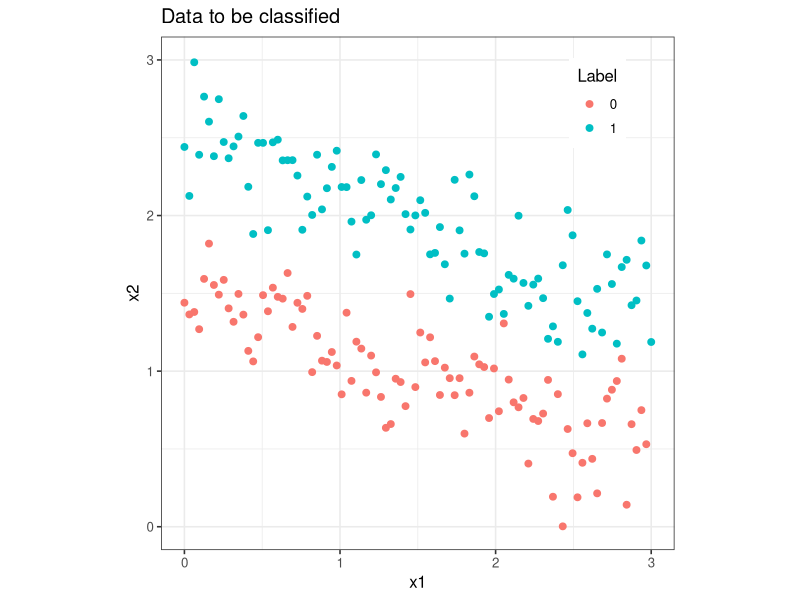
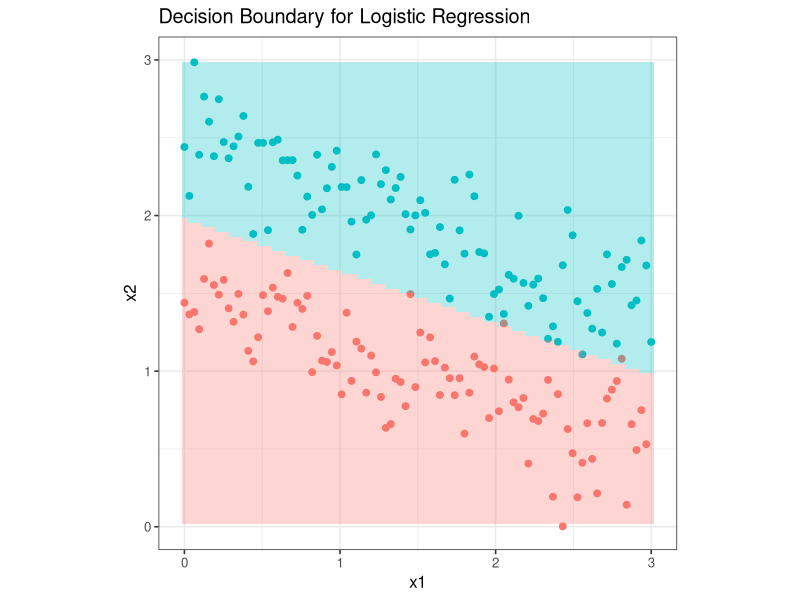
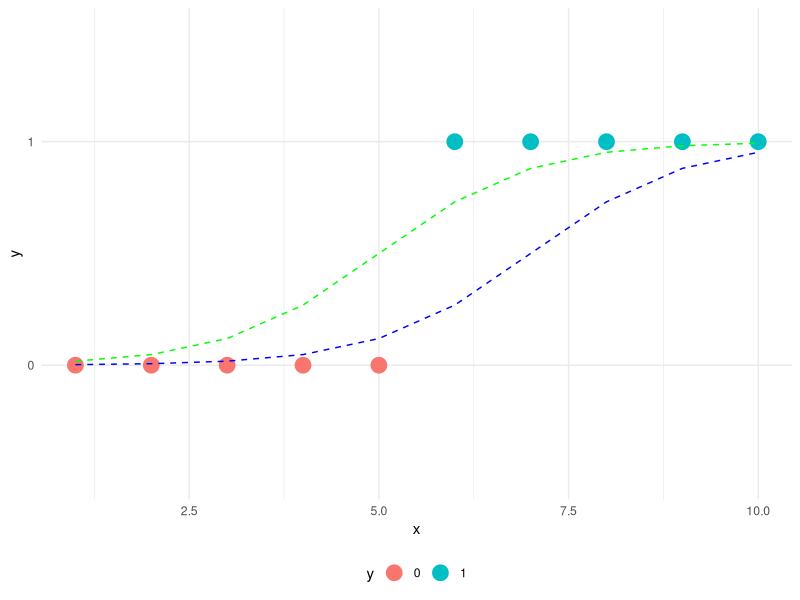

Reproduce these figures in R, in order. (Note: this script raises an error after producing the figures.)
## ---- chunk 1
knitr::opts_chunk$set(echo = TRUE)
## ---- chunk 2
setwd("~/GitHub/Final_project5")
data <- read.csv("crop.data.csv")
summary(data)
nrow(data)
library(ggplot2)
library(dplyr)
#sigmoid function, inverse of logit
sigmoid <- function(z){1/(1+exp(-z))}
#cost function
cost <- function(theta, X, y){
  m <- length(y) # number of training examples
  h <- sigmoid(X %*% theta)
  J <- (t(-y)%*%log(h)-t(1-y)%*%log(1-h))/m
  J
}
grad <- function(theta, X, y){
  m <- length(y) 
  
  h <- sigmoid(X%*%theta)
  grad <- (t(X)%*%(h - y))/m
  grad
}
## ---- chunk 3
logisticReg <- function(X, y){
  #remove NA rows
  X <- na.omit(X)
  y <- na.omit(y)
  #add bias term and convert to matrix
  X <- mutate(X, bias =1)
  #move the bias column to col1
  X <- as.matrix(X[, c(ncol(X), 1:(ncol(X)-1))])
  y <- as.matrix(y)
  #initialize theta
  theta <- matrix(rep(0, ncol(X)), nrow = ncol(X))
  #use the optim function to perform gradient descent
  costOpti <- optim(theta, fn = cost, gr = grad, X = X, y = y)
  #return coefficients
  return(costOpti$par)
}
## ---- chunk 4
# probability of getting 1
logisticProb <- function(theta, X){
  X <- na.omit(X)
  #add bias term and convert to matrix
  X <- mutate(X, bias =1)
  X <- as.matrix(X[,c(ncol(X), 1:(ncol(X)-1))])
  return(sigmoid(X%*%theta))
}
# y prediction
logisticPred <- function(prob){
  return(round(prob, 0))
}
## ---- chunk 5
N <- 96 # number of points per class
D <- 2 # dimensionality, we use 2D data for easy visulization
K <- 2 # number of classes, binary for logistic regression
X <- data.frame() # data matrix (each row = single example, can view as xy coordinates)
y <- data.frame() # class labels
set.seed(56)
for (j in (1:K)){
  # t, m are parameters of parametric equations x1, x2
  t <- seq(0,1,length.out = N) 
  # add randomness 
  m <- rnorm(N, j+0.5, 0.25) 
  Xtemp <- data.frame(x1 = 3*t , x2 = m - t) 
  ytemp <- data.frame(matrix(j-1, N, 1))
  X <- rbind(X, Xtemp)
  y <- rbind(y, ytemp)
}
# combine the data
data <- cbind(X,y)
colnames(data) <- c(colnames(X), 'label')
# visualize the data:
ggplot(data) + geom_point(aes(x=x1, y=x2, color = as.character(label)), size = 2) + 
  scale_colour_discrete(name  ="Label") + 
  ylim(0, 3) + coord_fixed(ratio = 1) +
  ggtitle('Data to be classified') +
  theme_bw(base_size = 12) +
  theme(legend.position=c(0.85, 0.87))
## ---- chunk 6
# training
theta <- logisticReg(X, y)
# generate a grid for decision boundary, this is the test set
grid <- expand.grid(seq(0, 3, length.out = 100), seq(0, 3, length.out = 100))
# predict the probability
probZ <- logisticProb(theta, grid)
# predict the label
Z <- logisticPred(probZ)
gridPred = cbind(grid, Z)
## ---- chunk 7
# decision boundary visualization
ggplot() +   
  geom_point(data = data, aes(x=x1, y=x2, color = as.character(label)), size = 2, show.legend = F) + 
  geom_tile(data = gridPred, aes(x = grid[, 1],y = grid[, 2], fill=as.character(Z)), 
            alpha = 0.3, show.legend = F) + ylim(0, 3) +
  ggtitle('Decision Boundary for Logistic Regression') +
  coord_fixed(ratio = 1) +
  theme_bw(base_size = 12) 
## ---- chunk 8
library(ggplot2)

x = c(1:10)
y = as.factor(c(rep(0,5), rep(1,5)))
data = data.frame(x,y)

sigmoid = function(x){
  1/(1+exp(-x))
}

data$function1 = sigmoid(data$x - 5) + 1
data$function2 = sigmoid(data$x -7) +1 

ggplot(data,aes(x)) + 
  geom_point(aes(y = y,col = y),size = 5) +
  geom_line(aes(y = function1), col = "green", linetype = "dashed") +
  geom_line(aes(y = function2), col = "blue", linetype = "dashed") +
  theme_minimal() + theme(legend.position = "bottom")


## ---- chunk 9

sigmoid = function(x){
  1/(1+exp(-x))
}

neg_log_likelihood = function(par, data, y, include_alpha = T){
  x = data[,names(data) != y]
  y_data = data[,y]

  # 1. Calculate theta
  if(include_alpha){

    # Multiply each value by their parameter
    multiplied =  mapply("*",x,par[2:length(par)])

    # We sum for each observation and add alpha
    theta =  rowSums(multiplied) + par[1]
  }else{
    theta =  rowSums(mapply("*",x,par))
  }

  # 2. Calculate p
  p = sigmoid(theta)
  #p = exp(theta) / (1 + exp(theta))

  # 3. Calculate -log likelihood
  val = -sum(y_data * log(p) + (1-y_data)*log(1-p)) 

  return(val)
}

## ---- chunk 10
opt = optim(
  par = c(0,0,0),
  fn = neg_log_likelihood,
  data = data,
  y = "obese",
  include_alpha = T,
  control = list(trace = 0, all.methods = TRUE)
)

opt[,1:5]

## ---- chunk 11
install.packages("caret")
library(caret)

data$coefficients

confusionMatrix(as.factor(round(logisticPred())), as.factor(data$yield))
